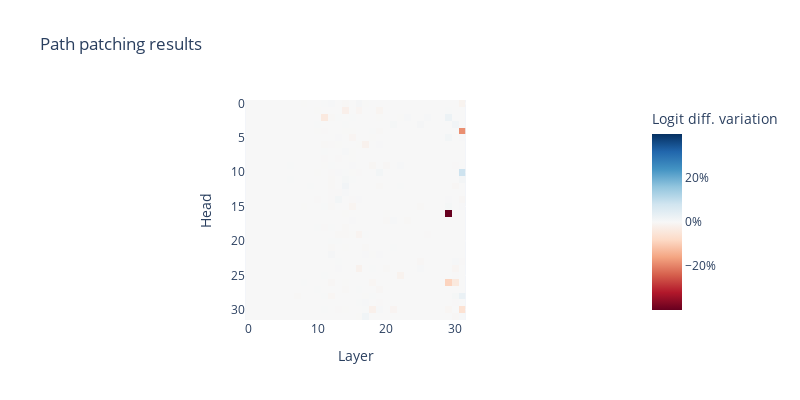

Notebook code cell kept with this figure:
### Code cell
# Estimated run time: 5 min
results_resid_post_31 = analyze_path_to_repr([31], "resid_post", model, processed_data, begin_layer=0, batch_size=4)

### Figure 1 — Plotly figure (JSON) as saved in the notebook; plotly's stock layout.template omitted (floating-point values rounded to 4 significant figures; data arrays with more than 128 entries replaced by an {"elided": "..."} marker saying what was removed)
{"data": [{"coloraxis": "coloraxis", "hovertemplate": "Layer: %{x}<br>Head: %{y}<br>Logit diff. variation: %{z}<extra></extra>", "name": "0", "type": "heatmap", "xaxis": "x", "yaxis": "y", "z": {"elided": "32x32 float values"}}], "layout": {"coloraxis": {"cmid": 0, "colorbar": {"ticksuffix": "%", "title": {"text": "Logit diff. variation"}}, "colorscale": [[0, "rgb(103,0,31)"], [0.1, "rgb(178,24,43)"], [0.2, "rgb(214,96,77)"], [0.3, "rgb(244,165,130)"], [0.4, "rgb(253,219,199)"], [0.5, "rgb(247,247,247)"], [0.6, "rgb(209,229,240)"], [0.7, "rgb(146,197,222)"], [0.8, "rgb(67,147,195)"], [0.9, "rgb(33,102,172)"], [1, "rgb(5,48,97)"]]}, "height": 400, "title": {"text": "Path patching results "}, "width": 800, "xaxis": {"anchor": "y", "constrain": "domain", "domain": [0, 1], "scaleanchor": "y", "title": {"text": "Layer"}}, "yaxis": {"anchor": "x", "autorange": "reversed", "constrain": "domain", "domain": [0, 1], "title": {"text": "Head"}}}}
